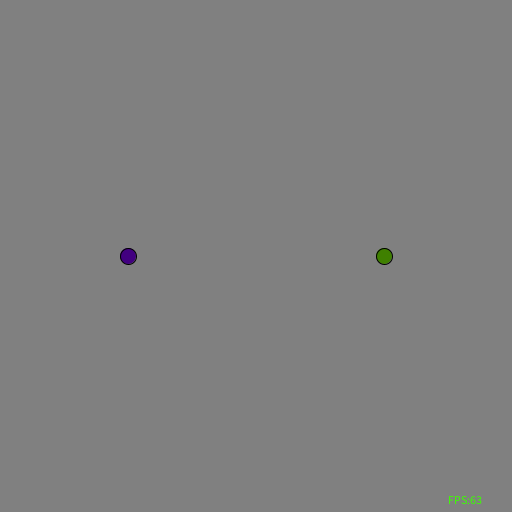
Frame 1 (no input)
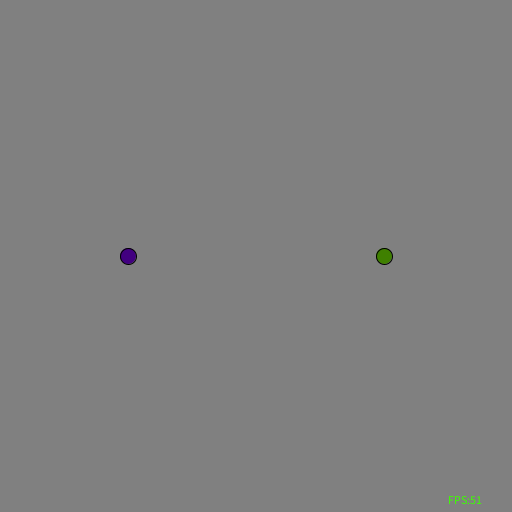
Frame 60 (the mouse pressed at the canvas centre just before this capture)
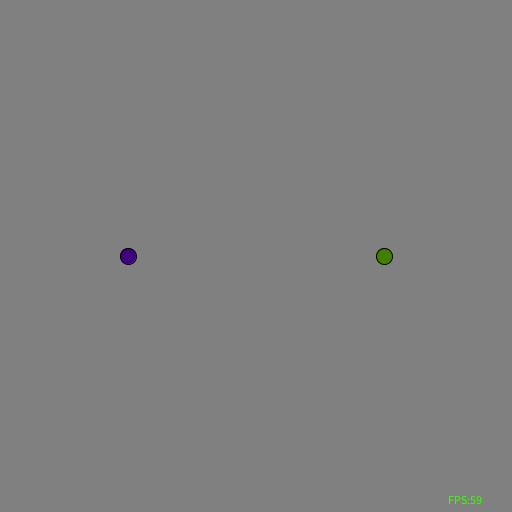
Frame 120 (the mouse held since frame 60 and released just before this capture)

The Processing sketch that drew these frames (run headless with seeded random() and noise(); from frame 60 on, the mouse is pressed at the canvas centre):

// Processing sketch: processing_132029
// ── processing_132029.pde


// Active key detection
// Allows smoother controls
boolean keyup = false;
boolean keyright = false;
boolean keyleft = false;
boolean keydown = false;

boolean keyw = false;
boolean keyd = false;
boolean keya = false;
boolean keys = false;

// Global game controllers
final float gAcc     = 0.1;
final float gAccFric = 0.5;
final float gVelFric = 0.98;
final float gElas    = 1;

// Temp test balls
Ball test1;
Ball test2;

void setup() {
  size(512, 512);
  frameRate(60);
  colorMode(HSB);

  // Constructs test balls
  test1 = new Ball(384, 256, 384, 256, 64);
  test2 = new Ball(128, 256, 128, 256, 192);
}

void draw() {
  background(128);

  // Ticks and renders test balls
  test1.tick();
  test2.tick();

  test1.render();
  test2.render();
  
  arrowKeys(test1);
  wasd(test2);
  
  // Passing test 1 and 2 to temp balls
  Ball tempb1 = new Ball(test1.xpos, test1.ypos, test1.lastx, test1.lasty, 0);
  Ball tempb2 = new Ball(test2.xpos, test2.ypos, test2.lastx, test2.lasty, 0);

  // Colliding balls 1 and 2
  test1.collide(tempb2);
  test2.collide(tempb1);

  // Shows active framerate
  fill(75, 255, 255);
  textSize(12);
  text("FPS:" + floor(frameRate), width-64, height-8);
}

// Input
void keyPressed() {
  gameKeyPressed();
}

void keyReleased() {
  gameKeyReleased();
}

// Smashball Balls
class Ball {
  float xpos, ypos, lastx, lasty, accelx, accely;
  int hue;

  // Constructor for the ball:
  // tx and ty are the starting x positions
  // tlx and tly are for passing information into temp balls
  // th is hue
  Ball(float tx, float ty, float tlx, float tly, int th) {
    xpos = tx;
    ypos = ty;
    hue = th;
    lastx = tlx;
    lasty = tly;
    accelx = 0;
    accely = 0;
  }

  // Simulates ball actions (such as movement and stuff)
  void tick() {
    accelx *= gAccFric;
    accely *= gAccFric;
    float tx = xpos;
    float ty = ypos;

    // Verlet integration formulas for discrete physics simulations
    xpos = xpos + gVelFric*((xpos - lastx) + 0.5 * accelx);
    ypos = ypos + gVelFric*((ypos - lasty) + 0.5 * accely);

    lastx = tx;
    lasty = ty;

    if (xpos > width || xpos < 0)  lastx = xpos + gElas * (xpos - lastx);
    if (ypos > height || ypos < 0) lasty = ypos + gElas * (xpos - lasty);
  }

  // Displays the ball
  void render() {
    fill(hue, 255, 128);
    ellipse(xpos, ypos, 16, 16);
  }

  void collide(Ball hit) {
    if (dist(hit.xpos, hit.ypos, xpos, ypos) < 16) {
      // Phi is the contact angle
      float phi = atan2(hit.ypos - ypos, hit.xpos - xpos);

      // v is the velocity of the corresponding ball
      // ang is the direction of movement for the ball
      float v1 = dist(xpos, ypos, lastx, lasty);
      float ang1 = atan2(ypos - lasty, xpos - lastx);
      float v2 = dist(hit.xpos, hit.ypos, hit.lastx, hit.lasty);
      float ang2 = atan2(hit.ypos - hit.lasty, hit.xpos - hit.lastx);

      // 2d elastic collision equation with movement
      lastx = xpos-gElas*(v2*cos(ang2-phi)*cos(phi)+v1*sin(ang1-phi)*cos(phi+PI/2));
      lasty = ypos-gElas*(v2*cos(ang2-phi)*sin(phi)+v1*sin(ang1-phi)*sin(phi+PI/2));

      tick();
    }
  }
}

// Detects active keys
void gameKeyPressed() {
  // Null cancelling movement:
  // When 
  if (key == CODED) {
    if (keyCode == UP) {
      keyup = true;    
      keydown = false;
    }
    if (keyCode == LEFT) {
      keyleft = true;  
      keyright = false;
    }
    if (keyCode == RIGHT) {
      keyright = true; 
      keyleft = false;
    }
    if (keyCode == DOWN) {
      keydown = true;  
      keyup = false;
    }
  }

  if (key == 'w') {
    keyw = true; 
    keys = false;
  }
  if (key == 'a') {
    keya = true; 
    keyd = false;
  }
  if (key == 'd') {
    keyd = true; 
    keya = false;
  }
  if (key == 's') {
    keys = true; 
    keyw = false;
  }
}

// Detects when keys go inactive
void gameKeyReleased() {
  if (key == CODED) {
    if (keyCode == UP) keyup = false;
    if (keyCode == LEFT) keyleft = false;
    if (keyCode == RIGHT) keyright = false;
    if (keyCode == DOWN) keydown = false;
  }

  if (key == 'w') keyw = false;
  if (key == 'a') keya = false;
  if (key == 'd') keyd = false;
  if (key == 's') keys = false;
}

// A shit ton of nested conditionals

void arrowKeys(Ball tb){
// Controls balls with keys
  // Test ball 1
  if (keydown == true) 
    // Limits acceleration when two directions are active
    if (keyleft == true || keyright == true) 
      tb.accely += gAcc/sqrt(2);
    else 
      tb.accely += gAcc;
  else {
    if (keyup == true) 
      if (keyleft == true || keyright == true) 
        tb.accely -= gAcc/sqrt(2);
      else 
        tb.accely -= gAcc;
  }

  if (keyright == true) 
    if (keyup == true || keydown == true) 
      tb.accelx += gAcc/sqrt(2);
    else 
      tb.accelx += gAcc;
  else {
    if (keyleft == true) 
      if (keyup == true || keydown == true) 
        tb.accelx -= gAcc/sqrt(2);
      else 
        tb.accelx -= gAcc;
  }
}

void wasd(Ball tb){
  // Test ball 2
  if (keys == true)
    if (keya == true || keyd == true) 
      tb.accely += gAcc/sqrt(2);
    else  
      tb.accely += gAcc;
  else {
    if (keyw == true)  
      if (keya == true || keyd == true) 
        tb.accely -= gAcc/sqrt(2);
      else 
        tb.accely -= gAcc;
  }

  if (keyd == true) 
    if (keyw == true || keys == true) 
      tb.accelx += gAcc/sqrt(2);
    else  tb.accelx += gAcc;
  else {
    if (keya == true)  
      if (keyw == true || keys == true) 
        tb.accelx -= gAcc/sqrt(2);
      else tb.accelx -= gAcc;
  }
}
class Wall{
  
  Wall(){
    
  }
  
}
